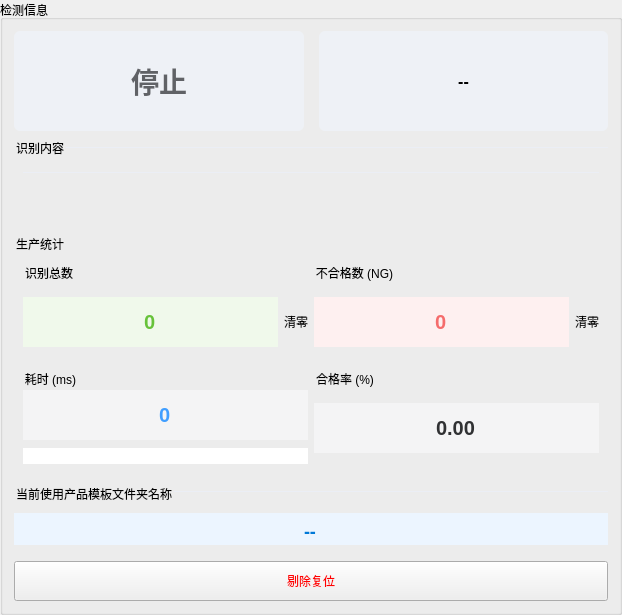
       <widget class="QGroupBox" name="groupBox1">
        <property name="maximumSize">
         <size>
          <width>16777215</width>
          <height>560</height>
         </size>
        </property>
        <property name="title">
         <string>检测信息</string>
        </property>
        <layout class="QGridLayout" name="gridLayout_6">
         <item row="0" column="0">
          <layout class="QHBoxLayout">
           <property name="spacing">
            <number>15</number>
           </property>
           <item>
            <widget class="QGroupBox" name="groupBox2_7">
             <property name="minimumSize">
              <size>
               <width>0</width>
               <height>100</height>
              </size>
             </property>
             <property name="styleSheet">
              <string notr="true">border:none;</string>
             </property>
             <property name="title">
              <string>运行状态</string>
             </property>
             <layout class="QVBoxLayout">
              <property name="leftMargin">
               <number>0</number>
              </property>
              <property name="topMargin">
               <number>0</number>
              </property>
              <property name="rightMargin">
               <number>0</number>
              </property>
              <property name="bottomMargin">
               <number>0</number>
              </property>
              <item>
               <widget class="QLabel" name="statusLabel">
                <property name="minimumSize">
                 <size>
                  <width>0</width>
                  <height>60</height>
                 </size>
                </property>
                <property name="styleSheet">
                 <string notr="true">background-color: #eef1f6; color: #606266; font-size: 28px; border-radius: 6px; font-weight: bold;</string>
                </property>
                <property name="text">
                 <string>停止</string>
                </property>
                <property name="alignment">
                 <set>Qt::AlignCenter</set>
                </property>
               </widget>
              </item>
             </layout>
            </widget>
           </item>
           <item>
            <widget class="QGroupBox" name="groupBox2_3">
             <property name="minimumSize">
              <size>
               <width>0</width>
               <height>100</height>
              </size>
             </property>
             <property name="styleSheet">
              <string notr="true">border:none;</string>
             </property>
             <property name="title">
              <string>判定结果</string>
             </property>
             <layout class="QVBoxLayout">
              <property name="leftMargin">
               <number>0</number>
              </property>
              <property name="topMargin">
               <number>0</number>
              </property>
              <property name="rightMargin">
               <number>0</number>
              </property>
              <property name="bottomMargin">
               <number>0</number>
              </property>
              <item>
               <widget class="QLabel" name="resultlabel">
                <property name="minimumSize">
                 <size>
                  <width>0</width>
                  <height>60</height>
                 </size>
                </property>
                <property name="styleSheet">
                 <string notr="true">background-color: #eef1f6; font-size: 16px; border-radius: 6px; font-weight: 900;</string>
                </property>
                <property name="text">
                 <string>--</string>
                </property>
                <property name="alignment">
                 <set>Qt::AlignCenter</set>
                </property>
               </widget>
              </item>
             </layout>
            </widget>
           </item>
          </layout>
         </item>
         <item row="2" column="0">
          <widget class="QGroupBox" name="groupBox2">
           <property name="styleSheet">
            <string notr="true">QGroupBox { border: none; background: transparent; margin-top: 20px; } QGroupBox::title {font-size: 14px; }
</string>
           </property>
           <property name="title">
            <string>生产统计</string>
           </property>
           <layout class="QGridLayout" name="gridLayout_4">
            <item row="0" column="0">
             <widget class="QGroupBox" name="groupBox2_1">
              <property name="minimumSize">
               <size>
                <width>285</width>
                <height>100</height>
               </size>
              </property>
              <property name="maximumSize">
               <size>
                <width>100000</width>
                <height>100</height>
               </size>
              </property>
              <property name="styleSheet">
               <string notr="true">border:none;</string>
              </property>
              <property name="title">
               <string>识别总数</string>
              </property>
              <layout class="QHBoxLayout">
               <property name="leftMargin">
                <number>0</number>
               </property>
               <property name="topMargin">
                <number>0</number>
               </property>
               <property name="rightMargin">
                <number>0</number>
               </property>
               <property name="bottomMargin">
                <number>0</number>
               </property>
               <item>
                <widget class="QLineEdit" name="imagenum">
                 <property name="minimumSize">
                  <size>
                   <width>0</width>
                   <height>50</height>
                  </size>
                 </property>
                 <property name="styleSheet">
                  <string notr="true">background: #f0f9eb; color: #67c23a; font-weight: bold; border:none; font-size: 20px;</string>
                 </property>
                 <property name="text">
                  <string>0</string>
                 </property>
                 <property name="alignment">
                  <set>Qt::AlignCenter</set>
                 </property>
                 <property name="readOnly">
                  <bool>true</bool>
                 </property>
                </widget>
               </item>
               <item>
                <widget class="QPushButton" name="cut_cancelButton_2">
                 <property name="minimumSize">
                  <size>
                   <width>0</width>
                   <height>50</height>
                  </size>
                 </property>
                 <property name="maximumSize">
                  <size>
                   <width>60</width>
                   <height>16777215</height>
                  </size>
                 </property>
                 <property name="text">
                  <string>清零</string>
                 </property>
                </widget>
               </item>
              </layout>
             </widget>
            </item>
            <item row="0" column="1">
             <widget class="QGroupBox" name="groupBox2_2">
              <property name="minimumSize">
               <size>
                <width>285</width>
                <height>100</height>
               </size>
              </property>
              <property name="maximumSize">
               <size>
                <width>100000</width>
                <height>100</height>
               </size>
              </property>
              <property name="styleSheet">
               <string notr="true">border:none;</string>
              </property>
              <property name="title">
               <string>不合格数 (NG)</string>
              </property>
              <layout class="QHBoxLayout">
               <property name="leftMargin">
                <number>0</number>
               </property>
               <property name="topMargin">
                <number>0</number>
               </property>
               <property name="rightMargin">
                <number>0</number>
               </property>
               <property name="bottomMargin">
                <number>0</number>
               </property>
               <item>
                <widget class="QLineEdit" name="ngnum">
                 <property name="minimumSize">
                  <size>
                   <width>0</width>
                   <height>50</height>
                  </size>
                 </property>
                 <property name="styleSheet">
                  <string notr="true">background: #fef0f0; color: #f56c6c; font-weight: bold; border:none; font-size: 20px;</string>
                 </property>
                 <property name="text">
                  <string>0</string>
                 </property>
                 <property name="alignment">
                  <set>Qt::AlignCenter</set>
                 </property>
                 <property name="readOnly">
                  <bool>true</bool>
                 </property>
                </widget>
               </item>
               <item>
                <widget class="QPushButton" name="cut_cancelButton_3">
                 <property name="minimumSize">
                  <size>
                   <width>0</width>
                   <height>50</height>
                  </size>
                 </property>
                 <property name="maximumSize">
                  <size>
                   <width>60</width>
                   <height>16777215</height>
                  </size>
                 </property>
                 <property name="text">
                  <string>清零</string>
                 </property>
                </widget>
               </item>
              </layout>
             </widget>
            </item>
            <item row="1" column="0">
             <widget class="QGroupBox" name="groupBox2_4">
              <property name="minimumSize">
               <size>
                <width>285</width>
                <height>100</height>
               </size>
              </property>
              <property name="maximumSize">
               <size>
                <width>100000</width>
                <height>100</height>
               </size>
              </property>
              <property name="styleSheet">
               <string notr="true">border:none;</string>
              </property>
              <property name="title">
               <string>耗时 (ms)</string>
              </property>
              <layout class="QVBoxLayout">
               <property name="leftMargin">
                <number>0</number>
               </property>
               <property name="topMargin">
                <number>0</number>
               </property>
               <property name="rightMargin">
                <number>0</number>
               </property>
               <property name="bottomMargin">
                <number>0</number>
               </property>
               <item>
                <widget class="QLineEdit" name="speedLabel">
                 <property name="minimumSize">
                  <size>
                   <width>0</width>
                   <height>50</height>
                  </size>
                 </property>
                 <property name="styleSheet">
                  <string notr="true">background: #f4f4f5; color: #409eff; font-weight: bold; border:none; font-size: 20px;</string>
                 </property>
                 <property name="text">
                  <string>0</string>
                 </property>
                 <property name="alignment">
                  <set>Qt::AlignCenter</set>
                 </property>
                 <property name="readOnly">
                  <bool>true</bool>
                 </property>
                </widget>
               </item>
               <item>
                <widget class="QLineEdit" name="lineBoxIndex">
                 <property name="visible">
                  <bool>false</bool>
                 </property>
                </widget>
               </item>
              </layout>
             </widget>
            </item>
            <item row="1" column="1">
             <widget class="QGroupBox" name="groupBox2_6">
              <property name="minimumSize">
               <size>
                <width>285</width>
                <height>100</height>
               </size>
              </property>
              <property name="maximumSize">
               <size>
                <width>100000</width>
                <height>100</height>
               </size>
              </property>
              <property name="styleSheet">
               <string notr="true">border:none;</string>
              </property>
              <property name="title">
               <string>合格率 (%)</string>
              </property>
              <layout class="QVBoxLayout">
               <property name="leftMargin">
                <number>0</number>
               </property>
               <property name="topMargin">
                <number>0</number>
               </property>
               <property name="rightMargin">
                <number>0</number>
               </property>
               <property name="bottomMargin">
                <number>0</number>
               </property>
               <item>
                <widget class="QLineEdit" name="lineBoxIndex_6">
                 <property name="minimumSize">
                  <size>
                   <width>0</width>
                   <height>50</height>
                  </size>
                 </property>
                 <property name="styleSheet">
                  <string notr="true">background: #f4f4f5; color: #303133; font-weight: bold; border:none; font-size: 20px;</string>
                 </property>
                 <property name="text">
                  <string>0.00</string>
                 </property>
                 <property name="alignment">
                  <set>Qt::AlignCenter</set>
                 </property>
                 <property name="readOnly">
                  <bool>true</bool>
                 </property>
                </widget>
               </item>
              </layout>
             </widget>
            </item>
           </layout>
          </widget>
         </item>
         <item row="1" column="0">
          <widget class="QGroupBox" name="groupBox2_8">
           <property name="minimumSize">
            <size>
             <width>0</width>
             <height>90</height>
            </size>
           </property>
           <property name="styleSheet">
            <string notr="true">border:none; border-top: 1px solid #ebeef5; margin-top: 10px; padding-top: 5px;</string>
           </property>
           <property name="title">
            <string>识别内容</string>
           </property>
           <layout class="QVBoxLayout">
            <item>
             <widget class="QLabel" name="resultlabel_7">
              <property name="styleSheet">
               <string notr="true">color: #409eff; font-size: 20px; font-weight: bold;</string>
              </property>
              <property name="text">
               <string/>
              </property>
              <property name="alignment">
               <set>Qt::AlignCenter</set>
              </property>
             </widget>
            </item>
           </layout>
          </widget>
         </item>
         <item row="3" column="0">
          <widget class="QGroupBox" name="groupBox_currentTemplate">
           <property name="minimumSize">
            <size>
             <width>0</width>
             <height>72</height>
            </size>
           </property>
           <property name="styleSheet">
            <string notr="true">border:none; border-top: 1px solid #ebeef5; margin-top: 8px; padding-top: 4px;</string>
           </property>
           <property name="title">
            <string>当前使用产品模板文件夹名称</string>
           </property>
           <layout class="QVBoxLayout">
            <property name="leftMargin">
             <number>0</number>
            </property>
            <property name="topMargin">
             <number>0</number>
            </property>
            <property name="rightMargin">
             <number>0</number>
            </property>
            <property name="bottomMargin">
             <number>0</number>
            </property>
            <item>
             <widget class="QLineEdit" name="currentTemplateName">
              <property name="minimumSize">
               <size>
                <width>0</width>
                <height>40</height>
               </size>
              </property>
              <property name="styleSheet">
               <string notr="true">background: #ecf5ff; color: #0078D7; font-weight: bold; border:none; font-size: 18px;</string>
              </property>
              <property name="text">
               <string>--</string>
              </property>
              <property name="alignment">
               <set>Qt::AlignCenter</set>
              </property>
              <property name="readOnly">
               <bool>true</bool>
              </property>
             </widget>
            </item>
           </layout>
          </widget>
         </item>
         <item row="4" column="0">
          <widget class="QPushButton" name="pushButton_10">
           <property name="minimumSize">
            <size>
             <width>0</width>
             <height>40</height>
            </size>
           </property>
           <property name="styleSheet">
            <string notr="true">color: rgb(255, 0, 0);</string>
           </property>
           <property name="text">
            <string>剔除复位</string>
           </property>
          </widget>
         </item>
        </layout>
       </widget>
